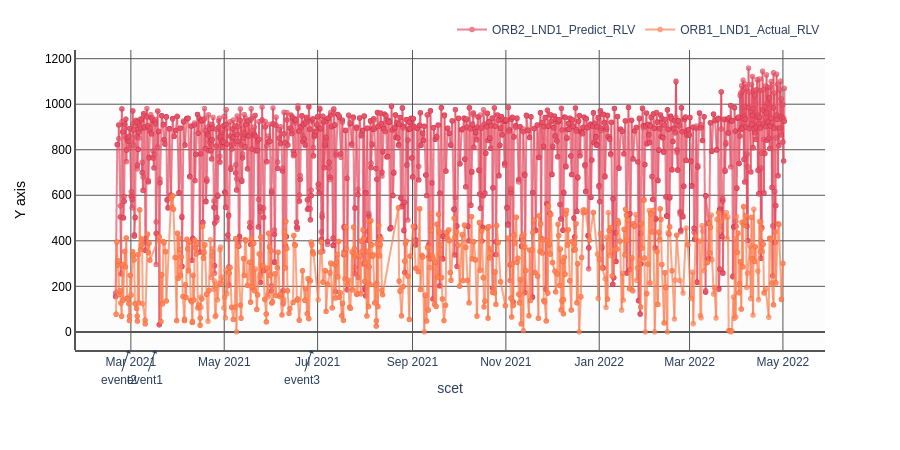

The cell this chart's notebook holds for it:
### Markdown cell above
# Param v Time for 2 events

### Code cell
import datetime

event1 = datetime.datetime.strftime(combined_data["scet"][100], "%Y-%jT%H:%M:%S.%f")
event2 = datetime.datetime.strftime(combined_data["scet"][300], "%Y-%jT%H:%M:%S.%f")
event3 = datetime.datetime.strftime(combined_data["scet"][500], "%Y-%jT%H:%M:%S.%f")

# DTAT allows plotting of events on the figure if time is used as the x variable
'''
events:
        A dictionary
            - key = y_var name
            - value = lists of tuples of (time, name, message)
        example: {"actual": [(time1, "event1", "message1"), (time2, "event2", "message2")], "predicted": [(time3, "event3", "message3")]}
''' 
# the y variable key should be shown on the figure for the events to show up
# the time is when the event should be shown
# the name is what displays on the graph and should be short
# the message is shown when the name is hovered over, so it can be longer and more detailed than the name

param_v_time_with_events, c, m, t = dtatplot.make_stacked_graph(combined_data, 
      y_vars = [["ORB2_LND1_Predict_RLV","ORB1_LND1_Actual_RLV"]], 
      x_var = "scet", 
      events = {
        "ORB1_LND1_Actual_RLV": [(event1, "event1", "this is a message for event1")], 
        "ORB2_LND1_Predict_RLV": [(event3, "event3", "message for event 3"), (event2, "event2", "message for event 2")]
      }
    )

param_v_time_with_events.show()

### Figure 1 — Plotly figure (JSON) as saved in the notebook; plotly's stock layout.template omitted (floating-point values rounded to 4 significant figures; data arrays with more than 128 entries replaced by an {"elided": "..."} marker saying what was removed)
{"data": [{"hovertemplate": "scet: %{x|%Y-%jT%H:%M:%S.%L}<br>ORB2_LND1_Predict_RLV: %{y}<extra></extra>", "marker": {"color": "#E55166", "colorscale": [[0, "rgb(0,0,131)"], [0.2, "rgb(0,60,170)"], [0.4, "rgb(5,255,255)"], [0.6, "rgb(255,255,0)"], [0.8, "rgb(250,0,0)"], [1, "rgb(128,0,0)"]], "line": {"color": "#CA243C", "width": 0.5}, "showscale": false, "size": 5, "symbol": "circle"}, "meta": {"elided": "2140x2 str values"}, "mode": "lines+markers", "name": "ORB2_LND1_Predict_RLV", "opacity": 0.7, "showlegend": true, "type": "scattergl", "x": {"elided": "2140 str values"}, "xaxis": "x", "y": {"elided": "2140 float values"}, "yaxis": "y"}, {"hovertemplate": "scet: %{x|%Y-%jT%H:%M:%S.%L}<br>ORB1_LND1_Actual_RLV: %{y}<extra></extra>", "marker": {"color": "#FC8156", "colorscale": [[0, "rgb(0,0,131)"], [0.2, "rgb(0,60,170)"], [0.4, "rgb(5,255,255)"], [0.6, "rgb(255,255,0)"], [0.8, "rgb(250,0,0)"], [1, "rgb(128,0,0)"]], "line": {"color": "#FC5E24", "width": 0.5}, "showscale": false, "size": 5, "symbol": "circle"}, "meta": {"elided": "1028x2 str values"}, "mode": "lines+markers", "name": "ORB1_LND1_Actual_RLV", "opacity": 0.7, "showlegend": true, "type": "scattergl", "x": {"elided": "1028 str values"}, "xaxis": "x", "y": {"elided": "1028 float values"}, "yaxis": "y"}], "layout": {"annotations": [{"arrowhead": 1, "ay": -0.1, "ayref": "y domain", "hovertext": "message for event 3", "showarrow": true, "text": "event3", "x": "2021-06-27T08:28:19", "y": 0, "yref": "y domain"}, {"arrowhead": 1, "ay": -0.1, "ayref": "y domain", "hovertext": "message for event 2", "showarrow": true, "text": "event2", "x": "2021-02-27T18:37:49", "y": 0, "yref": "y domain"}, {"arrowhead": 1, "ay": -0.1, "ayref": "y domain", "hovertext": "this is a message for event1", "showarrow": true, "text": "event1", "x": "2021-03-17T01:15:10", "y": 0, "yref": "y domain"}], "font": {"family": "Arial"}, "height": 450, "hovermode": "x unified", "legend": {"orientation": "h", "x": 1, "xanchor": "right", "y": 1.02, "yanchor": "bottom"}, "margin": {"b": 100, "l": 75, "r": 75, "t": 50}, "plot_bgcolor": "#fcfcfc", "xaxis": {"anchor": "y", "domain": [0, 1], "gridcolor": "#555555", "linecolor": "#555555", "linewidth": 2, "showgrid": true, "showline": true, "title": {"text": "scet"}, "zerolinecolor": "#555555"}, "yaxis": {"anchor": "free", "domain": [0, 1], "gridcolor": "#555555", "linecolor": "#555555", "linewidth": 2, "overlaying": "y", "position": 0, "showgrid": true, "showline": true, "tickfont": {"color": "#000000"}, "title": {"font": {"color": "#000000"}, "text": "Y axis"}, "zerolinecolor": "#555555"}}}
